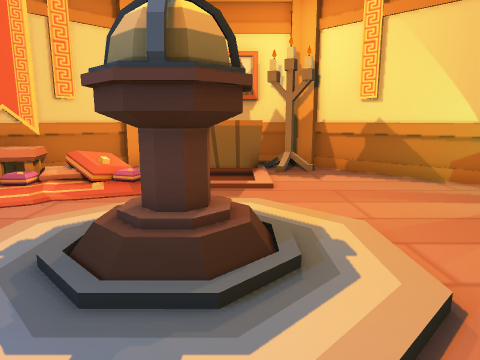
[1] (above)

12 first-person views from a walk through a 3-D level made in the Unity game engine. The camera is 1.4 m above the floor, tilts 10° down and sees 70° across. The floor is counted in squares, 1 m on a side. Each view is taken from the middle of a square. On the plan, view 1 faces up. The plan holds only what a view shows up to about 15 squares ahead; the rest is blank.

[2]
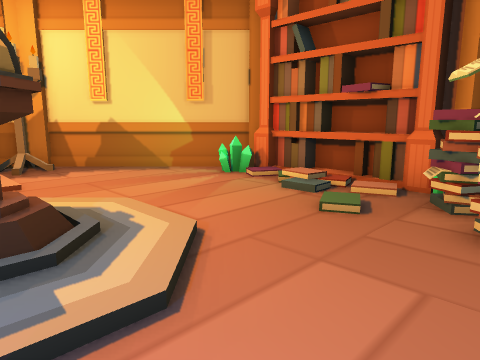

[3]
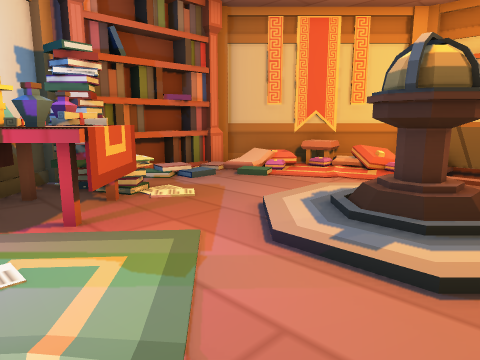

[4]
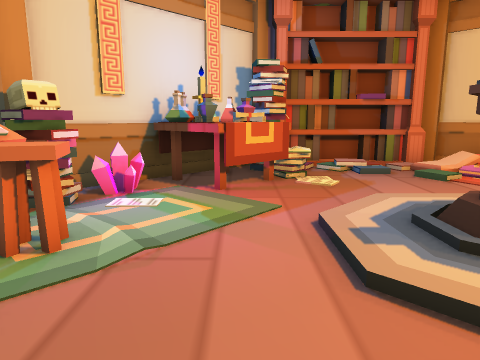

[5]
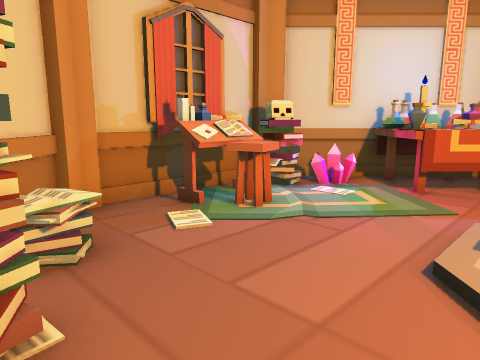

[6]
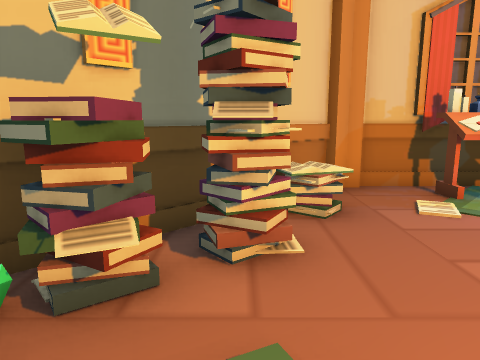

[7]
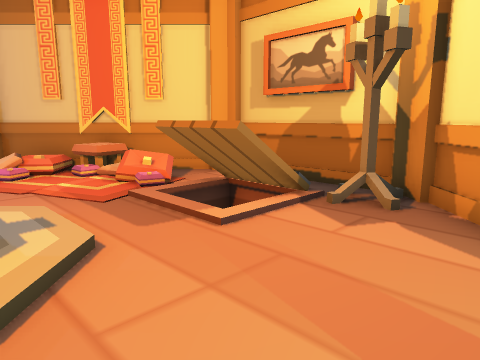

[8]
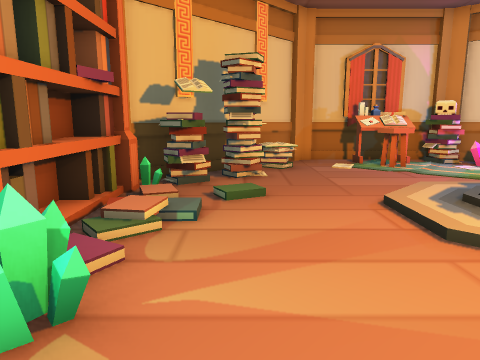

[9]
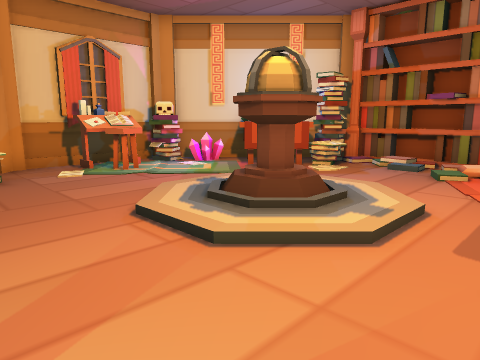

[10]
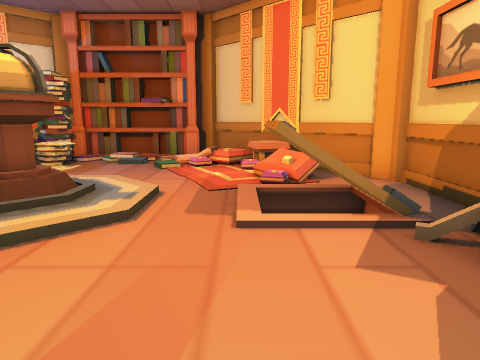

[11]
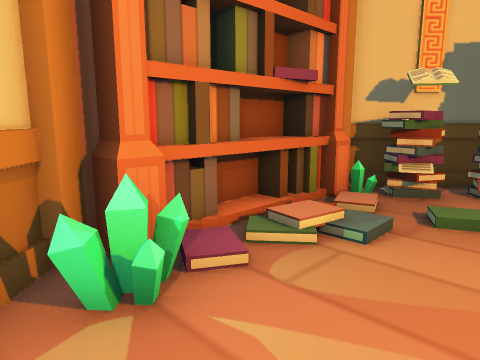

[12]
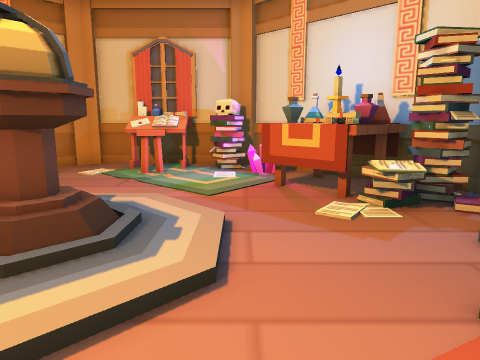

### Floor plan
Key: @ floor where view 1 was taken; # wall or solid block; . main floor; : floor 0.25 m higher than the main floor; / step, stairs or slope; P pedestal; C crystal; T table; I potion; S stool; K skull; E desk; B banner; O other object.
Columns run from 8 left of view 1 to 7 right of it. Each row starts with its distance up from view 1.
 11        ####
 10     ###  O###
  9    ##.  O ..##
  8   ##   OO ...##
  7  ##O .    ....##
  6 ##   ........CC#
  5 ##//../::/.../##
  4 #//../:PP:.../##
  3 #//../:PP:.../##
  2 #/O.../  /..//##
  1  OOT...//....OC#
  0 ##IIT...@...OO##
 -1  #III  ....OO##
 -2  ###C. SS..O##
 -3    ##KKEE..BB
 -4     ########

Where each view was taken, in squares from view 1:
view 1: 0 up, 0 right, facing up
view 2: 1 down, 1 left, facing up-right
view 3: 2 down, 1 right, facing up-left
view 4: 0 up, 3 right, facing left
view 5: 2 up, 4 right, facing down-left
view 6: 3 up, 4 right, facing down
view 7: 4 up, 4 right, facing up-left
view 8: 8 up, 4 right, facing down
view 9: 7 up, 4 right, facing down-left
view 10: 7 up, 5 right, facing left
view 11: 7 up, 3 right, facing down-right
view 12: 7 up, 3 left, facing down
